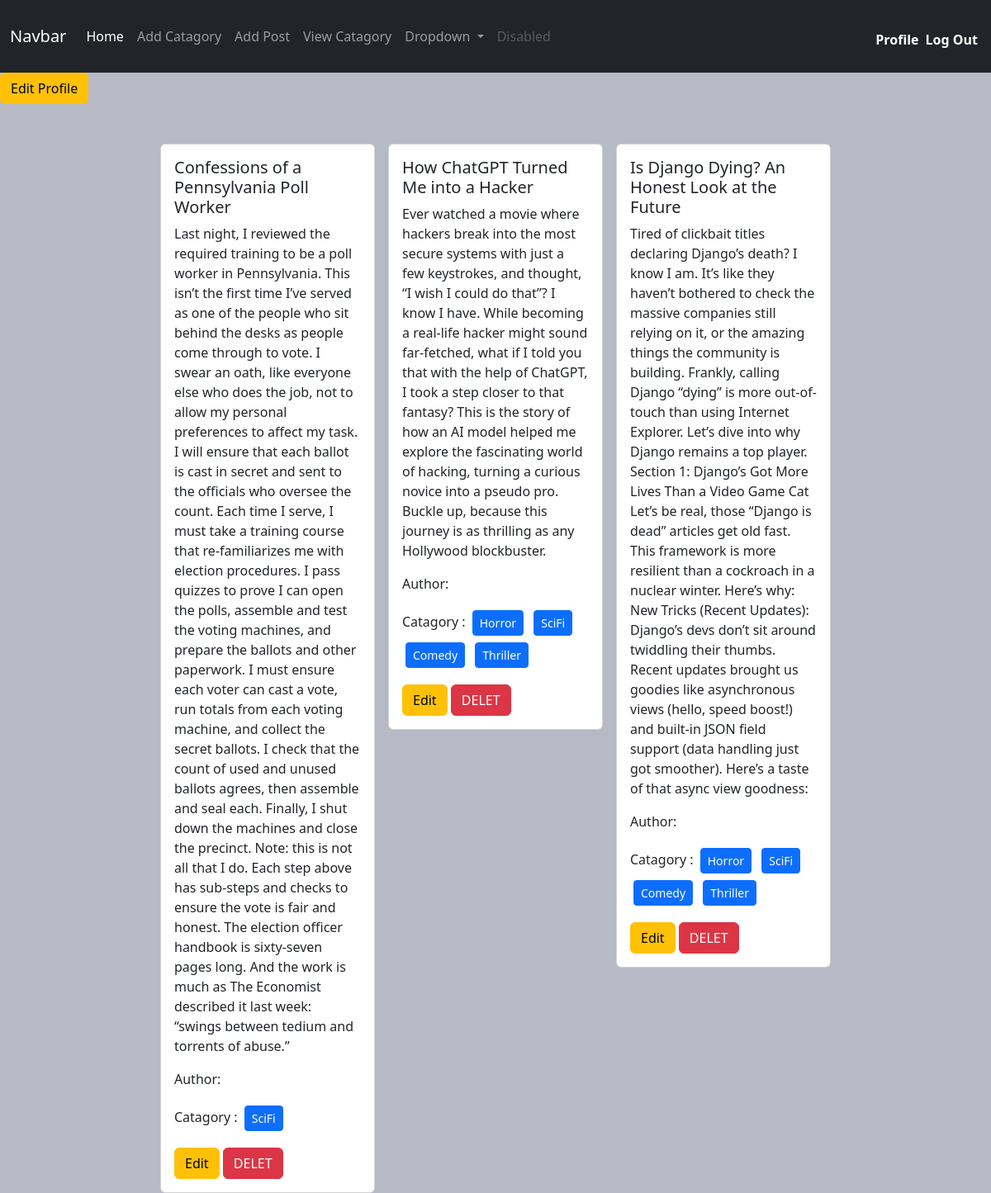
The app's page /author/profile/ (signed in) with its own data.
### post/models.py (models this page shows, shortened)
class Post(models.Model):
    title=models.CharField(max_length=80)
    content=models.TextField()
    catagory=models.ManyToManyField(Catagory)
    author=models.ForeignKey(User,on_delete=models.CASCADE)
    image=models.ImageField(upload_to="post/medias/uploads/",blank=True,null=True)

### catagory/models.py (models this page shows, shortened)
class Catagory(models.Model):
    name=models.CharField(max_length=100)
    slug=models.SlugField(max_length=100,blank=True,null=True,unique=True)

### author/views.py (the view)
# urls.py: path('profile/',views.Profile,name="profile"),
@login_required()
def Profile(request):
    ata=post_model.Post.objects.filter(author=request.user)
    return render(request,'profile.html',{'data':ata})

### author/templates/profile.html
{% extends "base.html" %} {% block content %}
<a class="btn btn-warning m-auto" href="{% url 'edt_profile' %}">
  Edit Profile
</a>
<div class="d-flex flex-wrap justify-content-center px-5 pt-5">
  {% for items in data %}
  <div class="col-sm-3">
    <div class="card mx-2">
      <div class="card-body">
        <h5 class="card-title">{{items.title}}</h5>
        <p class="card-text">{{items.content}}</p>
        <p style="text-bold">
          Author: {{items.author.first_name}} {{items.author.last_name}}
        </p>
        <p>
          Catagory : {% for cat in items.catagory.all %}
          <button class="btn btn-primary m-1 btn-sm">{{cat.name}}</button>
          {%endfor %}
        </p>
        <a href="{% url 'edit_post' items.id%}" class="btn btn-warning">Edit</a>
        <a href="{% url 'delet_post' items.id%}" class="btn btn-danger"
          >DELET</a
        >
      </div>
    </div>
  </div>
  {% endfor %}
</div>
{% endblock content %}

### records on screen
Post: title "Confessions of a Pennsylvania Poll Worker", content "Last night, I reviewed the required training to be a poll worker in Pennsylvania. This isn’t the first time I’ve served as one of the people who sit behind the desks as people come through to vote. I swear an oath, like everyone else who does the job, not to allow my personal preferences to affect my task. I will ensure that each ballot is cast in secret and sent to the officials who oversee the count. Each time I serve, I must take a training course that re-familiarizes me with election procedures. I pass quizzes to prove I can open the polls, assemble and test the voting machines, and prepare the ballots and other paperwork. I must ensure each voter can cast a vote, run totals from each…"
Catagory: name "SciFi"
Post: title "How ChatGPT Turned Me into a Hacker", content "Ever watched a movie where hackers break into the most secure systems with just a few keystrokes, and thought, “I wish I could do that”? I know I have. While becoming a real-life hacker might sound far-fetched, what if I told you that with the help of ChatGPT, I took a step closer to that fantasy? This is the story of how an AI model helped me explore the fascinating world of hacking, turning a curious novice into a pseudo pro. Buckle up, because this journey is as thrilling as any Hollywood blockbuster."
Catagory: name "Horror"
Catagory: name "Comedy"
Catagory: name "Thriller"
Post: title "Is Django Dying? An Honest Look at the Future", content "Tired of clickbait titles declaring Django’s death? I know I am. It’s like they haven’t bothered to check the massive companies still relying on it, or the amazing things the community is building. Frankly, calling Django “dying” is more out-of-touch than using Internet Explorer. Let’s dive into why Django remains a top player. Section 1: Django’s Got More Lives Than a Video Game Cat Let’s be real, those “Django is dead” articles get old fast. This framework is more resilient than a cockroach in a nuclear winter. Here’s why: New Tricks (Recent Updates): Django’s devs don’t sit around twiddling their thumbs. Recent updates brought us goodies like asynchronous views (hello, speed boost!) and…"
